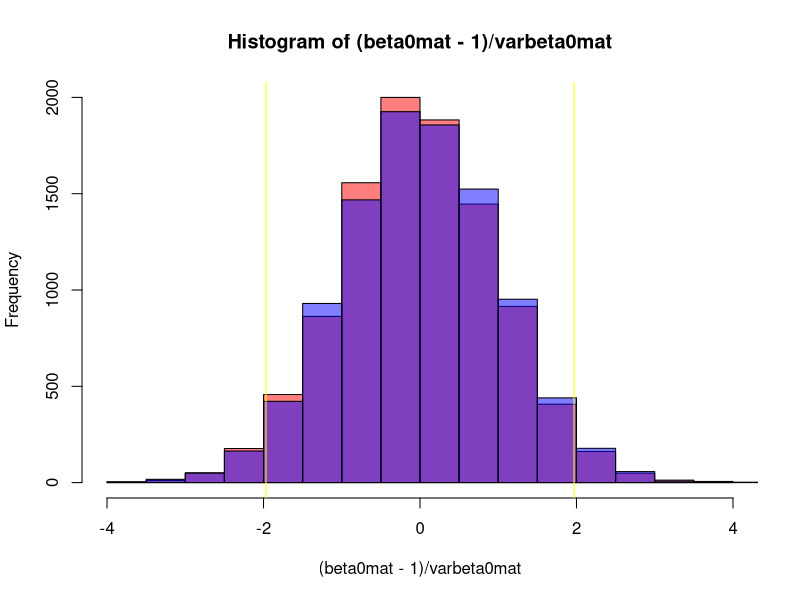
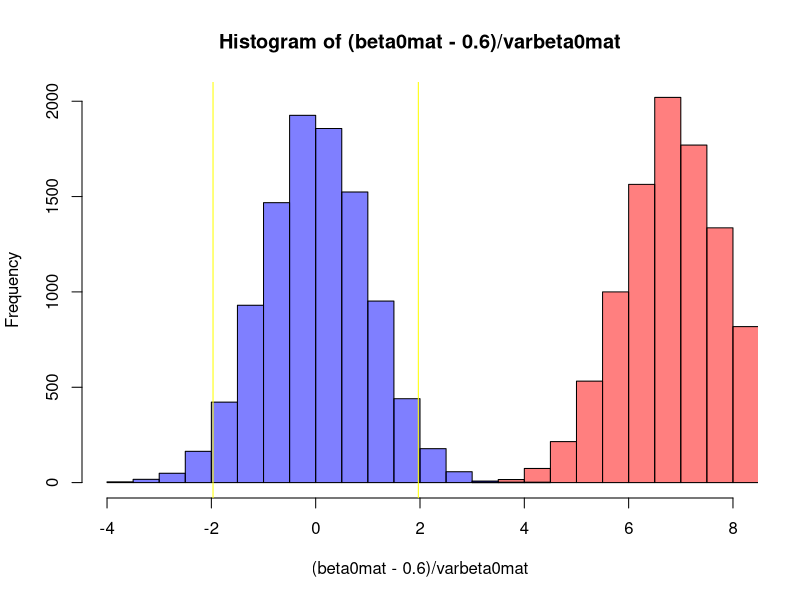
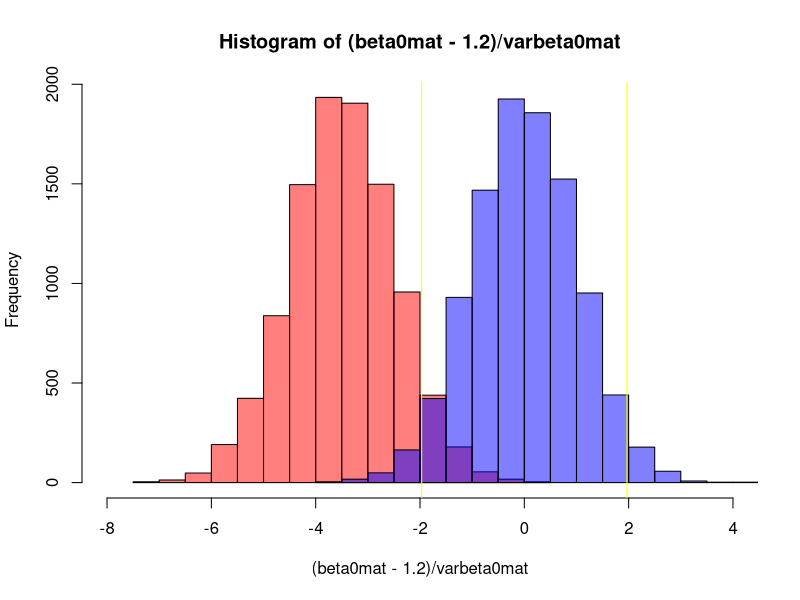
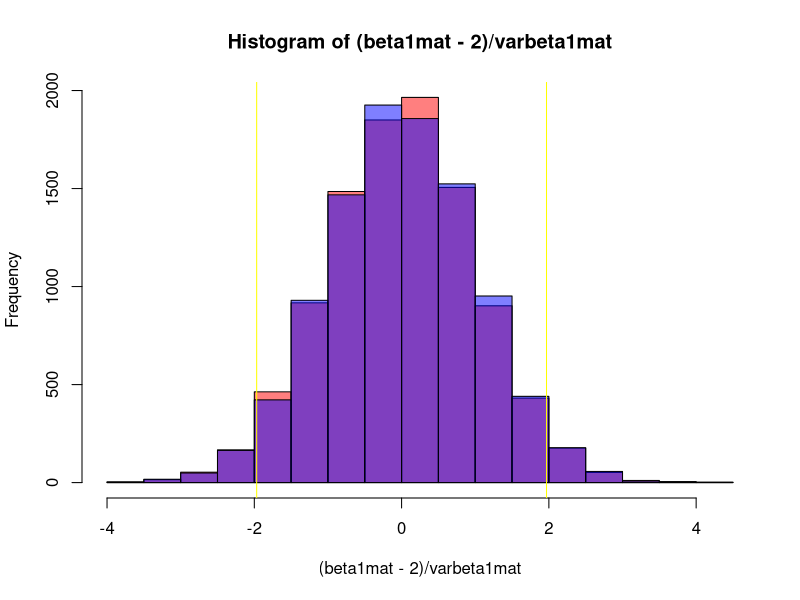
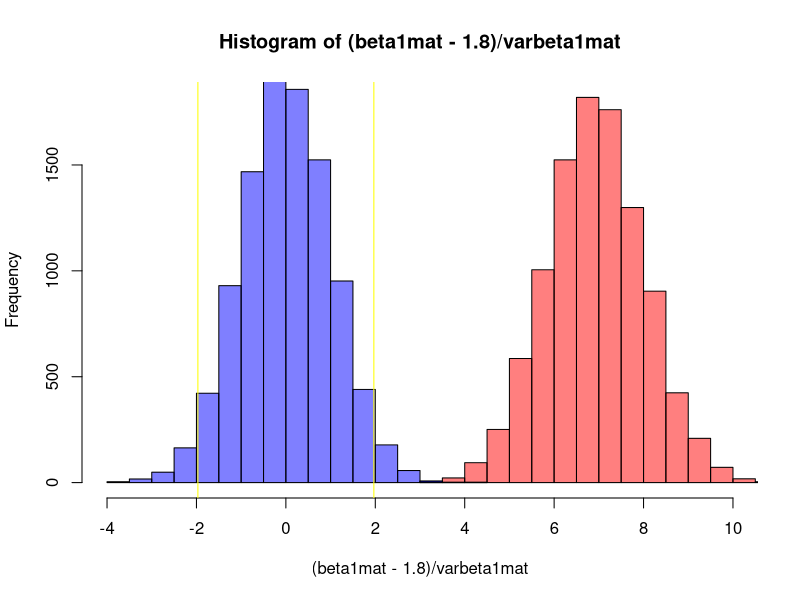
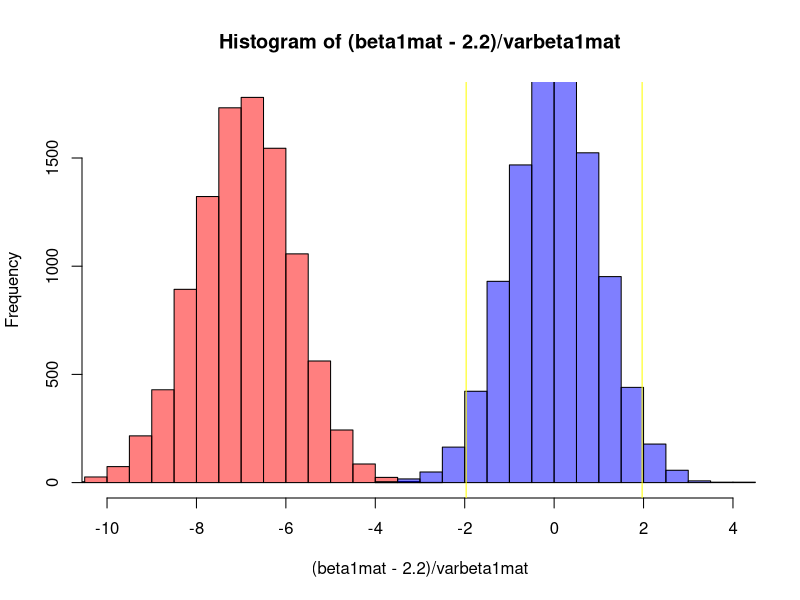

Write the R code that produced these figures, in order. (Note: this script raises an error after producing the figures.)
# Chapter 4 hypothesis testing

# simulation

# t test

set.seed(100)
II = 10000
N = 300
beta0 = 1
beta1 = 2
beta0mat = matrix(0,II,1)
beta1mat = matrix(0,II,1)
varbeta0mat = matrix(0,II,1)
varbeta1mat = matrix(0,II,1)
for(i in 1:II){
  x = rnorm(N,0,2)
  e = rnorm(N,0,1)
  y = beta0 + beta1*x + e
  beta0mat[i]=summary(lm(y~x))$coefficients[1,1]
  beta1mat[i]=summary(lm(y~x))$coefficients[2,1]
  varbeta0mat[i]=summary(lm(y~x))$coefficients[1,2]
  varbeta1mat[i]=summary(lm(y~x))$coefficients[2,2]
}

tstat = rt(10000,300-1-1)

# Null hypothesis is beta0=1, which is correct

hbeta0 <- hist((beta0mat-1)/varbeta0mat, plot = FALSE)
ht <- hist(tstat, plot = FALSE)

plot(hbeta0, col=rgb(1,0,0,0.5)) # red one
plot(ht, col=rgb(0,0,1,0.5), add = TRUE) # blue one
abline(v=c(-qt(0.975,300-1-1),qt(0.975,300-1-1)), col=c("yellow","yellow"))

# we see that the two histograms overlap each other, this suggests that the distribution we discussed in class is correct.

# We can play with the null hypothesis, suppose I change it to beta0=0.8

hbeta0 <- hist((beta0mat-0.6)/varbeta0mat, plot = FALSE)
ht <- hist(tstat, plot = FALSE)

plot(hbeta0, col=rgb(1,0,0,0.5), xlim = c(-4,8)) # red one
plot(ht, col=rgb(0,0,1,0.5), add = TRUE) # blue one
abline(v=c(-qt(0.975,300-1-1),qt(0.975,300-1-1)), col=c("yellow","yellow"))
# We can play with the null hypothesis, suppose I change it to beta0=1.2

hbeta0 <- hist((beta0mat-1.2)/varbeta0mat, plot = FALSE)
ht <- hist(tstat, plot = FALSE)

plot(hbeta0, col=rgb(1,0,0,0.5), xlim = c(-8,4)) # red one
plot(ht, col=rgb(0,0,1,0.5), add = TRUE) # blue one
abline(v=c(-qt(0.975,300-1-1),qt(0.975,300-1-1)), col=c("yellow","yellow"))

# Same logic with beta1
# Null hypothesis is beta1=2, which is correct

hbeta1 <- hist((beta1mat-2)/varbeta1mat, plot = FALSE)
ht <- hist(tstat, plot = FALSE)

plot(hbeta1, col=rgb(1,0,0,0.5)) # red one
plot(ht, col=rgb(0,0,1,0.5), add = TRUE) # blue one
abline(v=c(-qt(0.975,300-1-1),qt(0.975,300-1-1)), col=c("yellow","yellow"))

# we see that the two histograms overlap each other, this suggests that the distribution we discussed in class is correct.

# We can play with the null hypothesis, suppose I change it to beta1=1.8

hbeta1 <- hist((beta1mat-1.8)/varbeta1mat, plot = FALSE)
ht <- hist(tstat, plot = FALSE)

plot(hbeta1, col=rgb(1,0,0,0.5), xlim = c(-4,10)) # red one
plot(ht, col=rgb(0,0,1,0.5), add = TRUE) # blue one
abline(v=c(-qt(0.975,300-1-1),qt(0.975,300-1-1)), col=c("yellow","yellow"))

# We can play with the null hypothesis, suppose I change it to beta1=2.2

hbeta1 <- hist((beta1mat-2.2)/varbeta1mat, plot = FALSE)
ht <- hist(tstat, plot = FALSE)

plot(hbeta1, col=rgb(1,0,0,0.5), xlim = c(-10,4)) # red one
plot(ht, col=rgb(0,0,1,0.5), add = TRUE) # blue one
abline(v=c(-qt(0.975,300-1-1),qt(0.975,300-1-1)), col=c("yellow","yellow"))

install.packages("AER")
library(AER)

# Example question 1

attach(gpa1)
# part a:

summary(a<-lm(colGPA~hsGPA+ACT+skipped+alcohol))

# part b: testing beta_2 = 0 vs beta_2 =/= 0
# We can answer this question using either one of the three methods: t statistics, confidence interval, and p-value
# We can calculate t stat as,

# we find that the absolute value of test statistics is smaller than critical value, so we fail to reject the null hypothesis.

qt(0.975,141-4-1)

# Confidence interval
CIbeta2 = c(summary(a)$coefficients[3,1]-qt(0.975,141-4-1)*summary(a)$coefficients[3,2],summary(a)$coefficients[3,1]+qt(0.975,141-4-1)*summary(a)$coefficients[3,2])
# since 0 is contained in confidence interval, we fail to reject the null hypothesis

# part c: testing beta_4=1 vs beta_4 =/= 1

# We can calculate t stat as,
tstatbeta4 = (summary(a)$coefficients[5,1]-1)/summary(a)$coefficients[5,2]
# We can use t-table to find critical value or ask R to find for us
qt(0.975,141-4-1) # finding critical value for t statistics when alpha=0.05 and two-sided test
# This is a two-sided test, so we can test it by comparing the absolute value of t statistics with critical value
(abs(tstatbeta4)>qt(0.975,141-4-1))
# we find that the absolute value of test statistics is larger than critical value, so we reject the null hypothesis.

# Example question 2
attach(vote1)

summary(a<-lm(voteA~lexpendA+lexpendB))

linearHypothesis(a,c("lexpendA=-lexpendB"))

# Example question 3
attach(wage2)

summary(a<-lm(wage~educ+exper+meduc+feduc))

linearHypothesis(a,c("educ=exper"))

linearHypothesis(a,c("meduc=feduc"))

# Example question 4
attach(hprice1)

summary(a <- lm(price~assess))
tstatbeta1 = (summary(a)$coefficients[2,1]-1)/summary(a)$coefficients[2,2]
qt(0.95,88-1-1)

abs(tstatbeta1)>qt(0.95,88-1-1)

linearHypothesis(a,c("(Intercept) = 0","assess=1"))
  
# Example question 5
attach(ceosal2)

summary(a <- lm(lsalary~lsales+lmktval+profmarg+ceoten+comten))

linearHypothesis(a,c("ceoten=0","comten=0"))

# Example question 6
attach(return1)

summary(lm(return~dkr+eps+netinc+salary))
